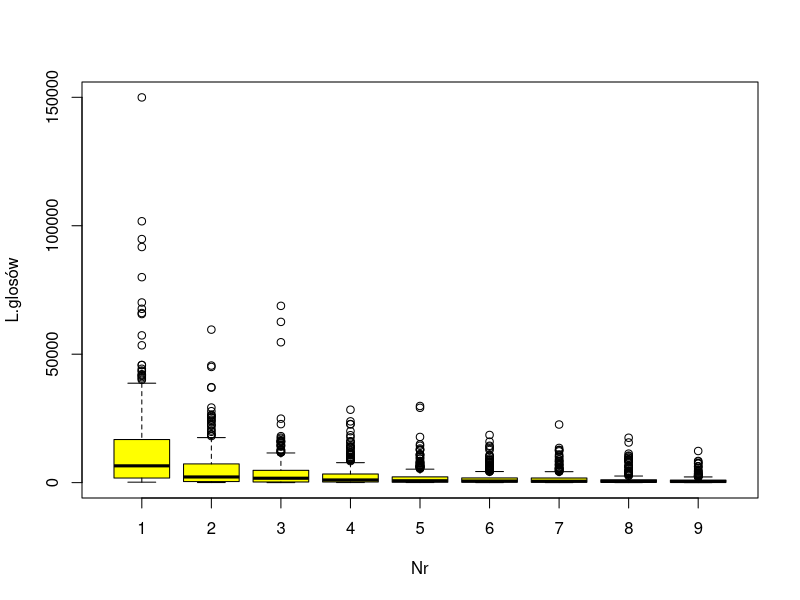

Reproduce this figure in R.
#
kandydaci <- read.csv("kandydaci_2011.csv", sep = ';',  header=T, na.string="NA");

aggregate (kandydaci$glosy, list(Numer = kandydaci$numer), fivenum)

kandydaci <- subset (kandydaci, subset=(numer < 10 ));
kandydaci <- subset (kandydaci, subset=(glosy < 200000));
boxplot (glosy ~ numer, kandydaci, xlab = "Nr", ylab = "L.glosów", col = "yellow")
